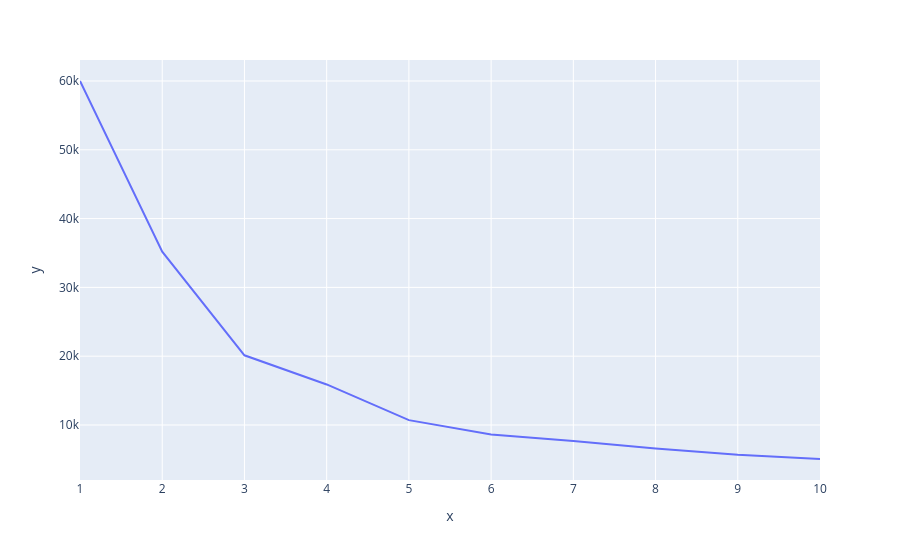

The code cell stored with this chart in its notebook:
### Code cell
grafico = px.line(x=range(1,11), y=wcss)
grafico.show()

### Figure 1 — Plotly figure (JSON) as saved in the notebook; plotly's stock layout.template omitted (floating-point values rounded to 4 significant figures)
{"data": [{"hovertemplate": "x=%{x}<br>y=%{y}<extra></extra>", "legendgroup": "", "line": {"color": "#636efa", "dash": "solid"}, "marker": {"symbol": "circle"}, "mode": "lines", "name": "", "orientation": "v", "showlegend": false, "type": "scatter", "x": [1, 2, 3, 4, 5, 6, 7, 8, 9, 10], "xaxis": "x", "y": [60000.0, 35200.0, 20130.0, 15890.0, 10710.0, 8604.0, 7685.0, 6593.0, 5670.0, 5055.0], "yaxis": "y"}], "layout": {"legend": {"tracegroupgap": 0}, "margin": {"t": 60}, "xaxis": {"anchor": "y", "domain": [0, 1], "title": {"text": "x"}}, "yaxis": {"anchor": "x", "domain": [0, 1], "title": {"text": "y"}}}}
